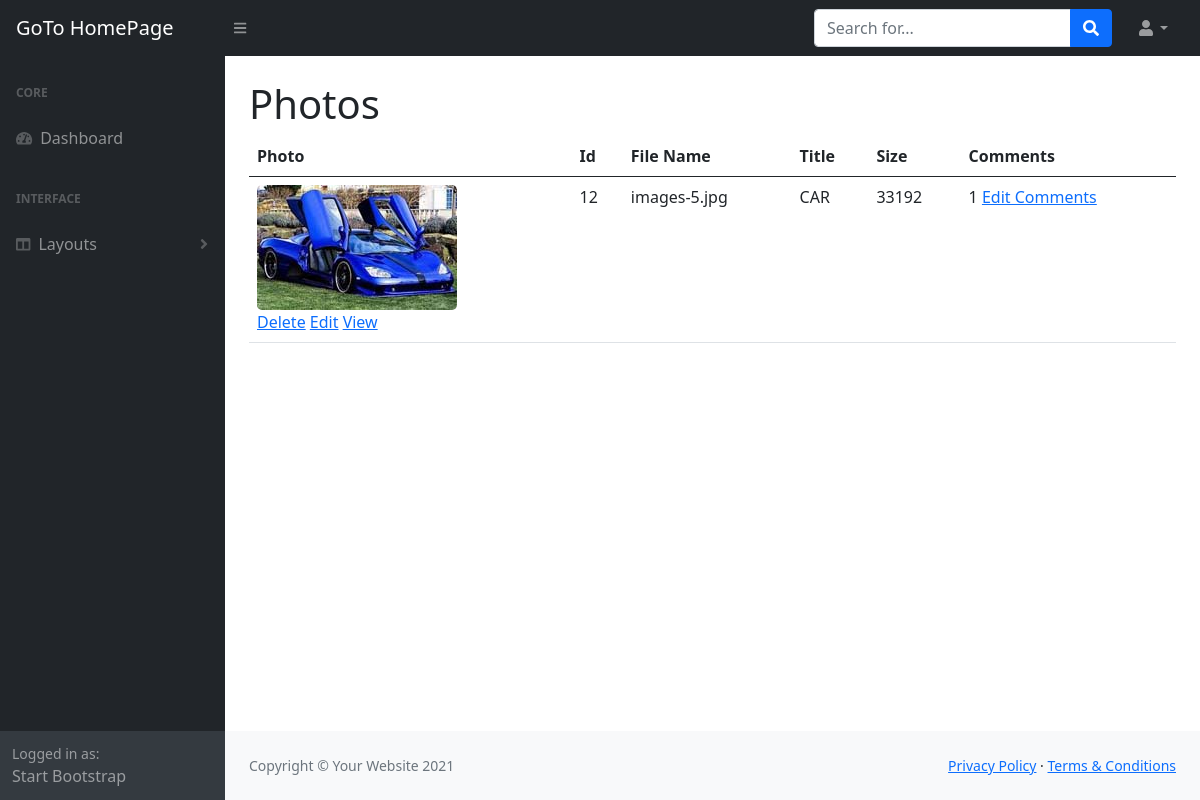
The page /admin/photos.php (signed in) on the database its author committed.
### tables this page shows
CREATE TABLE `photos` (
  `id` int(11) NOT NULL,
  `title` varchar(255) NOT NULL,
  `caption` varchar(255) NOT NULL,
  `description` text NOT NULL,
  `filename` varchar(255) NOT NULL,
  `alternate_text` varchar(255) NOT NULL,
  `type` varchar(255) NOT NULL,
  `size` int(11) NOT NULL,
  `date` date NOT NULL
);

### admin/includes/database.php (called while the page is built, shortened)
<?php
class Database
{
   public $connection;
   public function open_db_connection()
   {
      $this->connection = new mysqli(DB_HOST, DB_USER, DB_PASS, DB_NAME);
   }
   public function query($sql)
   {
      $result = $this->connection->query($sql);
      return $result;
   }
   public function escape_string($string)
   {
      return $this->connection->real_escape_string($string);
   }
}
$database = new Database();

### admin/includes/db_object.php (called while the page is built, shortened)
<?php
class Db_object
{
   public static function find_all()
   {
      return static::find_by_query("SELECT * FROM " . static::$db_table . " ");
   }
   public static function find_by_query($sql)
   {
      global $database;
      $result_set = $database->query($sql);
      $the_object_array = array();
      while ($row = mysqli_fetch_array($result_set)) {
         $the_object_array[] = static::instantiation($row);
      }
      return $the_object_array;
   }
   public static function instantiation($the_record)
   {
      $the_object = new $calling_class;
      foreach ($the_record as $property => $value) {
         if ($the_object->has_the_property($property)) {
            $the_object->$property = $value;
         }
      }
      return $the_object;
   }
   private function has_the_property($property)
   {
      $object_properties = get_object_vars($this);
      return array_key_exists($property, $object_properties);
   }
}

### admin/includes/photo.php (called while the page is built, shortened)
<?php
class Photo extends Db_object
{
   public $filename;
   public $upload_directory = "images";
   public function picture_path()
   {
      return $this->upload_directory . DS . $this->filename;
   }
}

### admin/includes/comment.php (called while the page is built, shortened)
<?php
class Comment extends Db_object
{
   protected static $db_table = "comments";
   public static function find_the_comments($photo_id = 0)
   {
      global $database;
      $sql = "SELECT * FROM " . self::$db_table . " WHERE photo_id =" . $database->escape_string($photo_id) . " ORDER BY photo_id ASC";
      return self::find_by_query($sql);
   }
}

### admin/photos.php (the view, shortened to what this page needs)
<?php include "includes/header.php"; ?>
<?php include "includes/top_nav.php"; ?>
<div id="layoutSidenav">
   <?php include "includes/side_nav.php"; ?>
   <div id="layoutSidenav_content">
      <main>
         <div class="container-fluid px-4">
            <h1 class="mt-4">Photos</h1>
            <div class="col-md-12">
               <table class="table table-hover">
                  <thad>
                     <tr>
                        <th>Photo</th>
                        <th>Id</th>
                        <th>File Name</th>
                        <th>Title</th>
                        <th>Size</th>
                        <th>Comments</th>
                     </tr>
                  </thad>
                  <tbody>
                     <?php
                     $photos = Photo::find_all();
                     foreach ($photos as $photo) : ?>
                        <tr>
                           <td><img class="admin-photo-thumbnail" src="<?php echo $photo->picture_path(); ?>" alt="<?php echo $photo->title; ?>">
                              <div class="action_links">
                                 <a href="delete_photo.php?id=<?php echo $photo->id; ?>">Delete</a>
                                 <a href="edit_photo.php?id=<?php echo $photo->id; ?>">Edit</a>
                                 <a href="../photo.php?id=<?php echo $photo->id; ?>" target="_blank" rel="noopener noreferrer">View</a>
                              </div>
                           </td>
                           <td><?php echo $photo->id; ?></td>
                           <td><?php echo $photo->filename; ?></td>
                           <td><?php echo $photo->title; ?></td>
                           <td><?php echo $photo->size; ?></td>
                           <td><?php
                                 $comments = Comment::find_the_comments($photo->id);
                                 echo count($comments);
                              ?>
                              <a href="comment_photo.php?id=<?php echo $photo->id; ?>">Edit Comments</a>
                           </td>
                        </tr>
                     <?php endforeach; ?>
                  </tbody>
               </table>
            </div>
         </div>
      </main>
      <?php include "includes/sub_footer.php"; ?>
   </div>
</div>
<?php include "includes/footer.php"; ?>

### admin/css/gallery.css (style rules this page uses)
.admin-photo-thumbnail { width: 200px; border-radius: 5px; }

### rows shown on the page
photos: filename (picture), id "12", filename "images-5.jpg", title "CAR", size "33192", count($comments) "1"
